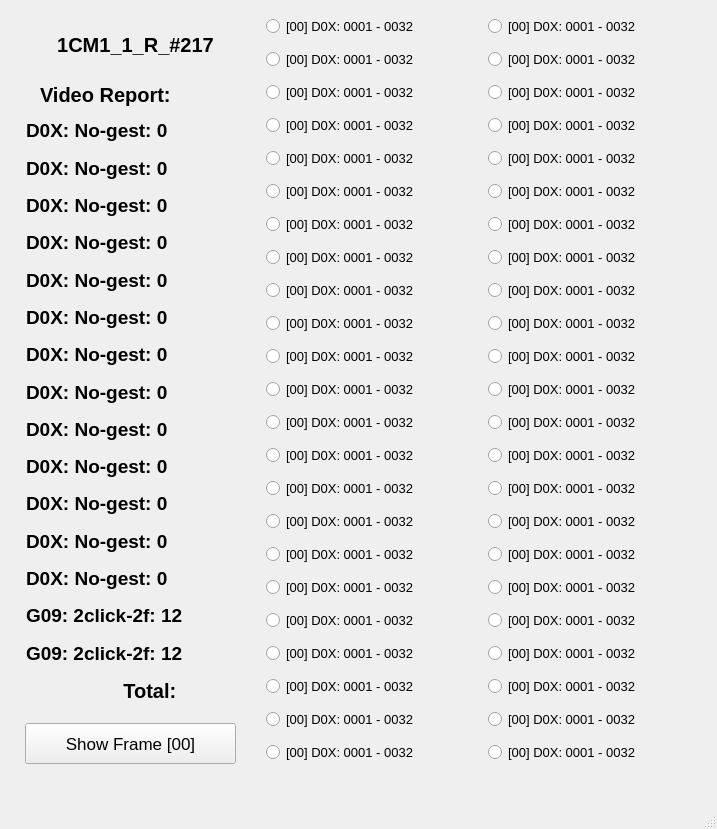
<?xml version="1.0" encoding="UTF-8"?>
<ui version="4.0">
 <class>ReportWindow</class>
 <widget class="QMainWindow" name="ReportWindow">
  <property name="geometry">
   <rect>
    <x>0</x>
    <y>0</y>
    <width>717</width>
    <height>829</height>
   </rect>
  </property>
  <property name="windowTitle">
   <string>Report</string>
  </property>
  <widget class="QWidget" name="centralwidget">
   <widget class="QWidget" name="verticalLayoutWidget">
    <property name="geometry">
     <rect>
      <x>26</x>
      <y>115</y>
      <width>231</width>
      <height>591</height>
     </rect>
    </property>
    <property name="font">
     <font>
      <pointsize>14</pointsize>
      <weight>75</weight>
      <bold>true</bold>
     </font>
    </property>
    <layout class="QVBoxLayout" name="Unique">
     <item>
      <widget class="QLabel" name="lb_0">
       <property name="font">
        <font>
         <pointsize>14</pointsize>
         <weight>75</weight>
         <bold>true</bold>
        </font>
       </property>
       <property name="text">
        <string>D0X: No-gest: 0</string>
       </property>
      </widget>
     </item>
     <item>
      <widget class="QLabel" name="lb_1">
       <property name="font">
        <font>
         <pointsize>14</pointsize>
         <weight>75</weight>
         <bold>true</bold>
        </font>
       </property>
       <property name="text">
        <string>D0X: No-gest: 0</string>
       </property>
      </widget>
     </item>
     <item>
      <widget class="QLabel" name="lb_2">
       <property name="font">
        <font>
         <pointsize>14</pointsize>
         <weight>75</weight>
         <bold>true</bold>
        </font>
       </property>
       <property name="text">
        <string>D0X: No-gest: 0</string>
       </property>
      </widget>
     </item>
     <item>
      <widget class="QLabel" name="lb_3">
       <property name="font">
        <font>
         <pointsize>14</pointsize>
         <weight>75</weight>
         <bold>true</bold>
        </font>
       </property>
       <property name="text">
        <string>D0X: No-gest: 0</string>
       </property>
      </widget>
     </item>
     <item>
      <widget class="QLabel" name="lb_4">
       <property name="font">
        <font>
         <pointsize>14</pointsize>
         <weight>75</weight>
         <bold>true</bold>
        </font>
       </property>
       <property name="text">
        <string>D0X: No-gest: 0</string>
       </property>
      </widget>
     </item>
     <item>
      <widget class="QLabel" name="lb_5">
       <property name="font">
        <font>
         <pointsize>14</pointsize>
         <weight>75</weight>
         <bold>true</bold>
        </font>
       </property>
       <property name="text">
        <string>D0X: No-gest: 0</string>
       </property>
      </widget>
     </item>
     <item>
      <widget class="QLabel" name="lb_6">
       <property name="font">
        <font>
         <pointsize>14</pointsize>
         <weight>75</weight>
         <bold>true</bold>
        </font>
       </property>
       <property name="text">
        <string>D0X: No-gest: 0</string>
       </property>
      </widget>
     </item>
     <item>
      <widget class="QLabel" name="lb_7">
       <property name="font">
        <font>
         <pointsize>14</pointsize>
         <weight>75</weight>
         <bold>true</bold>
        </font>
       </property>
       <property name="text">
        <string>D0X: No-gest: 0</string>
       </property>
      </widget>
     </item>
     <item>
      <widget class="QLabel" name="lb_8">
       <property name="font">
        <font>
         <pointsize>14</pointsize>
         <weight>75</weight>
         <bold>true</bold>
        </font>
       </property>
       <property name="text">
        <string>D0X: No-gest: 0</string>
       </property>
      </widget>
     </item>
     <item>
      <widget class="QLabel" name="lb_9">
       <property name="font">
        <font>
         <pointsize>14</pointsize>
         <weight>75</weight>
         <bold>true</bold>
        </font>
       </property>
       <property name="text">
        <string>D0X: No-gest: 0</string>
       </property>
      </widget>
     </item>
     <item>
      <widget class="QLabel" name="lb_10">
       <property name="font">
        <font>
         <pointsize>14</pointsize>
         <weight>75</weight>
         <bold>true</bold>
        </font>
       </property>
       <property name="text">
        <string>D0X: No-gest: 0</string>
       </property>
      </widget>
     </item>
     <item>
      <widget class="QLabel" name="lb_11">
       <property name="font">
        <font>
         <pointsize>14</pointsize>
         <weight>75</weight>
         <bold>true</bold>
        </font>
       </property>
       <property name="text">
        <string>D0X: No-gest: 0</string>
       </property>
      </widget>
     </item>
     <item>
      <widget class="QLabel" name="lb_12">
       <property name="font">
        <font>
         <pointsize>14</pointsize>
         <weight>75</weight>
         <bold>true</bold>
        </font>
       </property>
       <property name="text">
        <string>D0X: No-gest: 0</string>
       </property>
      </widget>
     </item>
     <item>
      <widget class="QLabel" name="lb_13">
       <property name="font">
        <font>
         <pointsize>14</pointsize>
         <weight>75</weight>
         <bold>true</bold>
        </font>
       </property>
       <property name="text">
        <string>G09: 2click-2f: 12</string>
       </property>
      </widget>
     </item>
     <item>
      <widget class="QLabel" name="lb_16">
       <property name="font">
        <font>
         <pointsize>14</pointsize>
         <weight>75</weight>
         <bold>true</bold>
        </font>
       </property>
       <property name="text">
        <string>G09: 2click-2f: 12</string>
       </property>
      </widget>
     </item>
     <item>
      <widget class="QLabel" name="lb_15">
       <property name="font">
        <font>
         <pointsize>15</pointsize>
         <weight>75</weight>
         <bold>true</bold>
        </font>
       </property>
       <property name="text">
        <string>   Total:</string>
       </property>
       <property name="alignment">
        <set>Qt::AlignCenter</set>
       </property>
      </widget>
     </item>
    </layout>
   </widget>
   <widget class="QWidget" name="verticalLayoutWidget_2">
    <property name="geometry">
     <rect>
      <x>266</x>
      <y>10</y>
      <width>221</width>
      <height>781</height>
     </rect>
    </property>
    <property name="font">
     <font>
      <pointsize>14</pointsize>
     </font>
    </property>
    <layout class="QVBoxLayout" name="Rads_1">
     <item>
      <widget class="QRadioButton" name="rb_0">
       <property name="font">
        <font>
         <pointsize>10</pointsize>
        </font>
       </property>
       <property name="text">
        <string>[00] D0X: 0001 - 0032</string>
       </property>
      </widget>
     </item>
     <item>
      <widget class="QRadioButton" name="rb_1">
       <property name="font">
        <font>
         <pointsize>10</pointsize>
        </font>
       </property>
       <property name="text">
        <string>[00] D0X: 0001 - 0032</string>
       </property>
      </widget>
     </item>
     <item>
      <widget class="QRadioButton" name="rb_2">
       <property name="font">
        <font>
         <pointsize>10</pointsize>
        </font>
       </property>
       <property name="text">
        <string>[00] D0X: 0001 - 0032</string>
       </property>
      </widget>
     </item>
     <item>
      <widget class="QRadioButton" name="rb_3">
       <property name="font">
        <font>
         <pointsize>10</pointsize>
        </font>
       </property>
       <property name="text">
        <string>[00] D0X: 0001 - 0032</string>
       </property>
      </widget>
     </item>
     <item>
      <widget class="QRadioButton" name="rb_4">
       <property name="font">
        <font>
         <pointsize>10</pointsize>
        </font>
       </property>
       <property name="text">
        <string>[00] D0X: 0001 - 0032</string>
       </property>
      </widget>
     </item>
     <item>
      <widget class="QRadioButton" name="rb_5">
       <property name="font">
        <font>
         <pointsize>10</pointsize>
        </font>
       </property>
       <property name="text">
        <string>[00] D0X: 0001 - 0032</string>
       </property>
      </widget>
     </item>
     <item>
      <widget class="QRadioButton" name="rb_6">
       <property name="font">
        <font>
         <pointsize>10</pointsize>
        </font>
       </property>
       <property name="text">
        <string>[00] D0X: 0001 - 0032</string>
       </property>
      </widget>
     </item>
     <item>
      <widget class="QRadioButton" name="rb_7">
       <property name="font">
        <font>
         <pointsize>10</pointsize>
        </font>
       </property>
       <property name="text">
        <string>[00] D0X: 0001 - 0032</string>
       </property>
      </widget>
     </item>
     <item>
      <widget class="QRadioButton" name="rb_8">
       <property name="font">
        <font>
         <pointsize>10</pointsize>
        </font>
       </property>
       <property name="text">
        <string>[00] D0X: 0001 - 0032</string>
       </property>
      </widget>
     </item>
     <item>
      <widget class="QRadioButton" name="rb_9">
       <property name="font">
        <font>
         <pointsize>10</pointsize>
        </font>
       </property>
       <property name="text">
        <string>[00] D0X: 0001 - 0032</string>
       </property>
      </widget>
     </item>
     <item>
      <widget class="QRadioButton" name="rb_10">
       <property name="font">
        <font>
         <pointsize>10</pointsize>
        </font>
       </property>
       <property name="text">
        <string>[00] D0X: 0001 - 0032</string>
       </property>
      </widget>
     </item>
     <item>
      <widget class="QRadioButton" name="rb_11">
       <property name="font">
        <font>
         <pointsize>10</pointsize>
        </font>
       </property>
       <property name="text">
        <string>[00] D0X: 0001 - 0032</string>
       </property>
      </widget>
     </item>
     <item>
      <widget class="QRadioButton" name="rb_12">
       <property name="font">
        <font>
         <pointsize>10</pointsize>
        </font>
       </property>
       <property name="text">
        <string>[00] D0X: 0001 - 0032</string>
       </property>
      </widget>
     </item>
     <item>
      <widget class="QRadioButton" name="rb_13">
       <property name="font">
        <font>
         <pointsize>10</pointsize>
        </font>
       </property>
       <property name="text">
        <string>[00] D0X: 0001 - 0032</string>
       </property>
      </widget>
     </item>
     <item>
      <widget class="QRadioButton" name="rb_14">
       <property name="font">
        <font>
         <pointsize>10</pointsize>
        </font>
       </property>
       <property name="text">
        <string>[00] D0X: 0001 - 0032</string>
       </property>
      </widget>
     </item>
     <item>
      <widget class="QRadioButton" name="rb_15">
       <property name="font">
        <font>
         <pointsize>10</pointsize>
        </font>
       </property>
       <property name="text">
        <string>[00] D0X: 0001 - 0032</string>
       </property>
      </widget>
     </item>
     <item>
      <widget class="QRadioButton" name="rb_16">
       <property name="font">
        <font>
         <pointsize>10</pointsize>
        </font>
       </property>
       <property name="text">
        <string>[00] D0X: 0001 - 0032</string>
       </property>
      </widget>
     </item>
     <item>
      <widget class="QRadioButton" name="rb_17">
       <property name="font">
        <font>
         <pointsize>10</pointsize>
        </font>
       </property>
       <property name="text">
        <string>[00] D0X: 0001 - 0032</string>
       </property>
      </widget>
     </item>
     <item>
      <widget class="QRadioButton" name="rb_18">
       <property name="font">
        <font>
         <pointsize>10</pointsize>
        </font>
       </property>
       <property name="text">
        <string>[00] D0X: 0001 - 0032</string>
       </property>
      </widget>
     </item>
     <item>
      <widget class="QRadioButton" name="rb_19">
       <property name="font">
        <font>
         <pointsize>10</pointsize>
        </font>
       </property>
       <property name="text">
        <string>[00] D0X: 0001 - 0032</string>
       </property>
      </widget>
     </item>
     <item>
      <widget class="QRadioButton" name="rb_20">
       <property name="font">
        <font>
         <pointsize>10</pointsize>
        </font>
       </property>
       <property name="text">
        <string>[00] D0X: 0001 - 0032</string>
       </property>
      </widget>
     </item>
     <item>
      <widget class="QRadioButton" name="rb_21">
       <property name="font">
        <font>
         <pointsize>10</pointsize>
        </font>
       </property>
       <property name="text">
        <string>[00] D0X: 0001 - 0032</string>
       </property>
      </widget>
     </item>
     <item>
      <widget class="QRadioButton" name="rb_22">
       <property name="font">
        <font>
         <pointsize>10</pointsize>
        </font>
       </property>
       <property name="text">
        <string>[00] D0X: 0001 - 0032</string>
       </property>
      </widget>
     </item>
    </layout>
   </widget>
   <widget class="QWidget" name="verticalLayoutWidget_3">
    <property name="geometry">
     <rect>
      <x>488</x>
      <y>10</y>
      <width>221</width>
      <height>781</height>
     </rect>
    </property>
    <property name="font">
     <font>
      <pointsize>14</pointsize>
     </font>
    </property>
    <layout class="QVBoxLayout" name="Rads_2">
     <item>
      <widget class="QRadioButton" name="rb_23">
       <property name="font">
        <font>
         <pointsize>10</pointsize>
        </font>
       </property>
       <property name="text">
        <string>[00] D0X: 0001 - 0032</string>
       </property>
      </widget>
     </item>
     <item>
      <widget class="QRadioButton" name="rb_24">
       <property name="font">
        <font>
         <pointsize>10</pointsize>
        </font>
       </property>
       <property name="text">
        <string>[00] D0X: 0001 - 0032</string>
       </property>
      </widget>
     </item>
     <item>
      <widget class="QRadioButton" name="rb_25">
       <property name="font">
        <font>
         <pointsize>10</pointsize>
        </font>
       </property>
       <property name="text">
        <string>[00] D0X: 0001 - 0032</string>
       </property>
      </widget>
     </item>
     <item>
      <widget class="QRadioButton" name="rb_26">
       <property name="font">
        <font>
         <pointsize>10</pointsize>
        </font>
       </property>
       <property name="text">
        <string>[00] D0X: 0001 - 0032</string>
       </property>
      </widget>
     </item>
     <item>
      <widget class="QRadioButton" name="rb_27">
       <property name="font">
        <font>
         <pointsize>10</pointsize>
        </font>
       </property>
       <property name="text">
        <string>[00] D0X: 0001 - 0032</string>
       </property>
      </widget>
     </item>
     <item>
      <widget class="QRadioButton" name="rb_28">
       <property name="font">
        <font>
         <pointsize>10</pointsize>
        </font>
       </property>
       <property name="text">
        <string>[00] D0X: 0001 - 0032</string>
       </property>
      </widget>
     </item>
     <item>
      <widget class="QRadioButton" name="rb_29">
       <property name="font">
        <font>
         <pointsize>10</pointsize>
        </font>
       </property>
       <property name="text">
        <string>[00] D0X: 0001 - 0032</string>
       </property>
      </widget>
     </item>
     <item>
      <widget class="QRadioButton" name="rb_30">
       <property name="font">
        <font>
         <pointsize>10</pointsize>
        </font>
       </property>
       <property name="text">
        <string>[00] D0X: 0001 - 0032</string>
       </property>
      </widget>
     </item>
     <item>
      <widget class="QRadioButton" name="rb_31">
       <property name="font">
        <font>
         <pointsize>10</pointsize>
        </font>
       </property>
       <property name="text">
        <string>[00] D0X: 0001 - 0032</string>
       </property>
      </widget>
     </item>
     <item>
      <widget class="QRadioButton" name="rb_32">
       <property name="font">
        <font>
         <pointsize>10</pointsize>
        </font>
       </property>
       <property name="text">
        <string>[00] D0X: 0001 - 0032</string>
       </property>
      </widget>
     </item>
     <item>
      <widget class="QRadioButton" name="rb_33">
       <property name="font">
        <font>
         <pointsize>10</pointsize>
        </font>
       </property>
       <property name="text">
        <string>[00] D0X: 0001 - 0032</string>
       </property>
      </widget>
     </item>
     <item>
      <widget class="QRadioButton" name="rb_34">
       <property name="font">
        <font>
         <pointsize>10</pointsize>
        </font>
       </property>
       <property name="text">
        <string>[00] D0X: 0001 - 0032</string>
       </property>
      </widget>
     </item>
     <item>
      <widget class="QRadioButton" name="rb_35">
       <property name="font">
        <font>
         <pointsize>10</pointsize>
        </font>
       </property>
       <property name="text">
        <string>[00] D0X: 0001 - 0032</string>
       </property>
      </widget>
     </item>
     <item>
      <widget class="QRadioButton" name="rb_36">
       <property name="font">
        <font>
         <pointsize>10</pointsize>
        </font>
       </property>
       <property name="text">
        <string>[00] D0X: 0001 - 0032</string>
       </property>
      </widget>
     </item>
     <item>
      <widget class="QRadioButton" name="rb_37">
       <property name="font">
        <font>
         <pointsize>10</pointsize>
        </font>
       </property>
       <property name="text">
        <string>[00] D0X: 0001 - 0032</string>
       </property>
      </widget>
     </item>
     <item>
      <widget class="QRadioButton" name="rb_38">
       <property name="font">
        <font>
         <pointsize>10</pointsize>
        </font>
       </property>
       <property name="text">
        <string>[00] D0X: 0001 - 0032</string>
       </property>
      </widget>
     </item>
     <item>
      <widget class="QRadioButton" name="rb_39">
       <property name="font">
        <font>
         <pointsize>10</pointsize>
        </font>
       </property>
       <property name="text">
        <string>[00] D0X: 0001 - 0032</string>
       </property>
      </widget>
     </item>
     <item>
      <widget class="QRadioButton" name="rb_40">
       <property name="font">
        <font>
         <pointsize>10</pointsize>
        </font>
       </property>
       <property name="text">
        <string>[00] D0X: 0001 - 0032</string>
       </property>
      </widget>
     </item>
     <item>
      <widget class="QRadioButton" name="rb_41">
       <property name="font">
        <font>
         <pointsize>10</pointsize>
        </font>
       </property>
       <property name="text">
        <string>[00] D0X: 0001 - 0032</string>
       </property>
      </widget>
     </item>
     <item>
      <widget class="QRadioButton" name="rb_42">
       <property name="font">
        <font>
         <pointsize>10</pointsize>
        </font>
       </property>
       <property name="text">
        <string>[00] D0X: 0001 - 0032</string>
       </property>
      </widget>
     </item>
     <item>
      <widget class="QRadioButton" name="rb_43">
       <property name="font">
        <font>
         <pointsize>10</pointsize>
        </font>
       </property>
       <property name="text">
        <string>[00] D0X: 0001 - 0032</string>
       </property>
      </widget>
     </item>
     <item>
      <widget class="QRadioButton" name="rb_44">
       <property name="font">
        <font>
         <pointsize>10</pointsize>
        </font>
       </property>
       <property name="text">
        <string>[00] D0X: 0001 - 0032</string>
       </property>
      </widget>
     </item>
     <item>
      <widget class="QRadioButton" name="rb_45">
       <property name="font">
        <font>
         <pointsize>10</pointsize>
        </font>
       </property>
       <property name="text">
        <string>[00] D0X: 0001 - 0032</string>
       </property>
      </widget>
     </item>
    </layout>
   </widget>
   <widget class="QPushButton" name="pb_1">
    <property name="geometry">
     <rect>
      <x>25</x>
      <y>723</y>
      <width>211</width>
      <height>41</height>
     </rect>
    </property>
    <property name="font">
     <font>
      <pointsize>13</pointsize>
     </font>
    </property>
    <property name="text">
     <string>Show Frame [00]</string>
    </property>
   </widget>
   <widget class="QLabel" name="lb_14">
    <property name="geometry">
     <rect>
      <x>40</x>
      <y>73</y>
      <width>181</width>
      <height>44</height>
     </rect>
    </property>
    <property name="font">
     <font>
      <pointsize>15</pointsize>
      <weight>75</weight>
      <bold>true</bold>
     </font>
    </property>
    <property name="text">
     <string>Video Report:</string>
    </property>
   </widget>
   <widget class="QLabel" name="lb_t">
    <property name="geometry">
     <rect>
      <x>10</x>
      <y>23</y>
      <width>251</width>
      <height>44</height>
     </rect>
    </property>
    <property name="font">
     <font>
      <pointsize>15</pointsize>
      <weight>75</weight>
      <italic>false</italic>
      <bold>true</bold>
     </font>
    </property>
    <property name="text">
     <string>1CM1_1_R_#217</string>
    </property>
    <property name="alignment">
     <set>Qt::AlignCenter</set>
    </property>
   </widget>
  </widget>
  <widget class="QMenuBar" name="menubar">
   <property name="geometry">
    <rect>
     <x>0</x>
     <y>0</y>
     <width>717</width>
     <height>21</height>
    </rect>
   </property>
  </widget>
  <widget class="QStatusBar" name="statusbar"/>
 </widget>
 <resources/>
 <connections/>
</ui>
